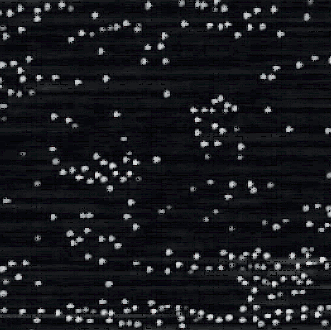
%> input picture day4_image_analysis/images/quantumdots.tif, 331 x 330 px
$ octave quantumdots.m   (GNU Octave 9; MATLAB toolbox functions it lacks are replaced by stand-ins)
%> lines starting %> are read from the running program, lines starting %| are printed output that depends on the picture; in (x1, y1, x2, y2) boxes, pixels count from 0 and x2, y2 are one past the last pixel; in counts of white or black regions, pixels touching at a corner belong together; the program's own positions count from 1
im = imread('quantumdots.tif');
%> im is the input picture: size 330x331x3 uint8; mean R, G, B 24.5, 25.6, 29.6
im = im(:,:,1);
%> im: size 330x331 uint8
imshow(im,[])
im = mat2gray(im);
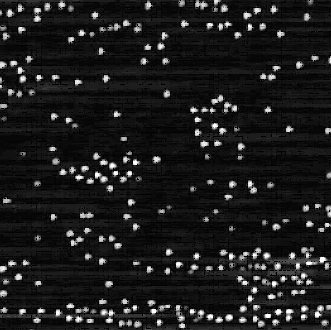
%> im: size 330x331 double; min 0, max 1, mean 0.114
t = graythresh(im);
%> t = 0.376
bw = im2bw(im,t);
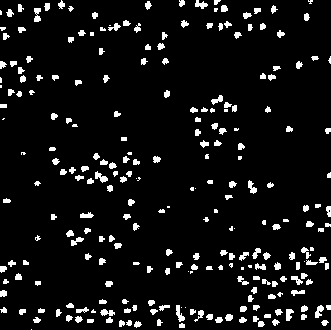
%> bw: size 330x331 logical; 7% white; 251 white regions (46 under 20 px), largest, box (x1, y1, x2, y2) and area: (176, 305, 185, 322) 79, (95, 171, 108, 183) 77, (34, 8, 41, 22) 73
figure; imshow(bw,[]);
bw2 = bwdist(imcomplement(bw));
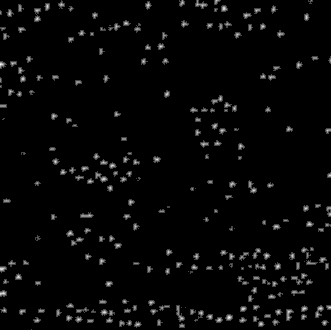
%> bw2: size 330x331 single; min 0, max 3.61, mean 0.0982; drawn with min black and max white
figure; imshow(bw2,[]);
bw3 = -bw2;
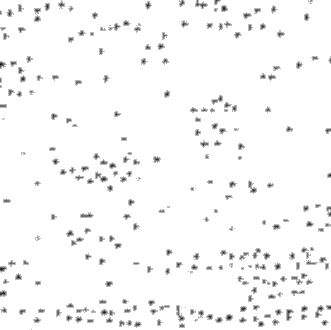
%> bw3: size 330x331 single; min -3.61, max 0, mean -0.0982; drawn with min black and max white
L = watershed(bw3);
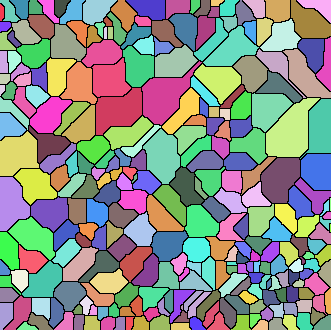
%> L: size 330x331 uint16; 282 distinct labels, from 0 to 281; one colour per label, 0 black
bw(L==0) = 0;
%> bw: size 330x331 logical; 7% white; 282 white regions (60 under 20 px), largest, box (x1, y1, x2, y2) and area: (225, 314, 233, 321) 45, (221, 5, 228, 12) 42, (200, 140, 209, 148) 42
figure; imshow(bw,[]);

$ run again, with day4_image_analysis/images/Goodone.tif copied over day4_image_analysis/images/quantumdots.tif
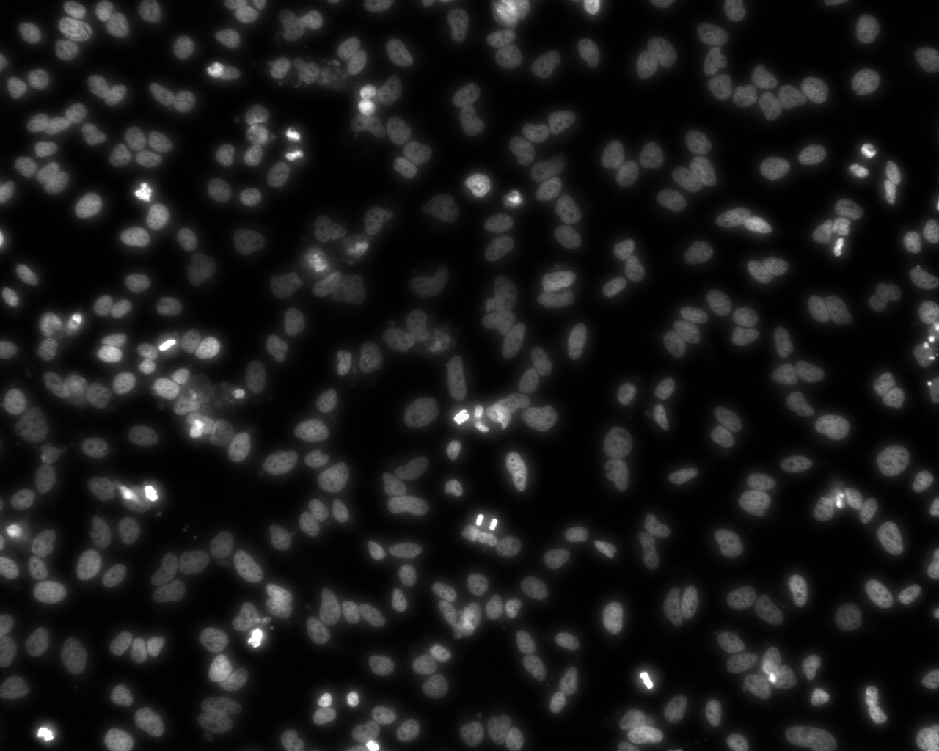
%> input picture day4_image_analysis/images/Goodone.tif, 939 x 751 px, shrunk from 1280 x 1024 before the run
%> im is the input picture: size 751x939 uint16; min 1511, max 65535, mean 8217
%> im: size 751x939 double
%> t = 0.18
%> `L = watershed(bw3);`:
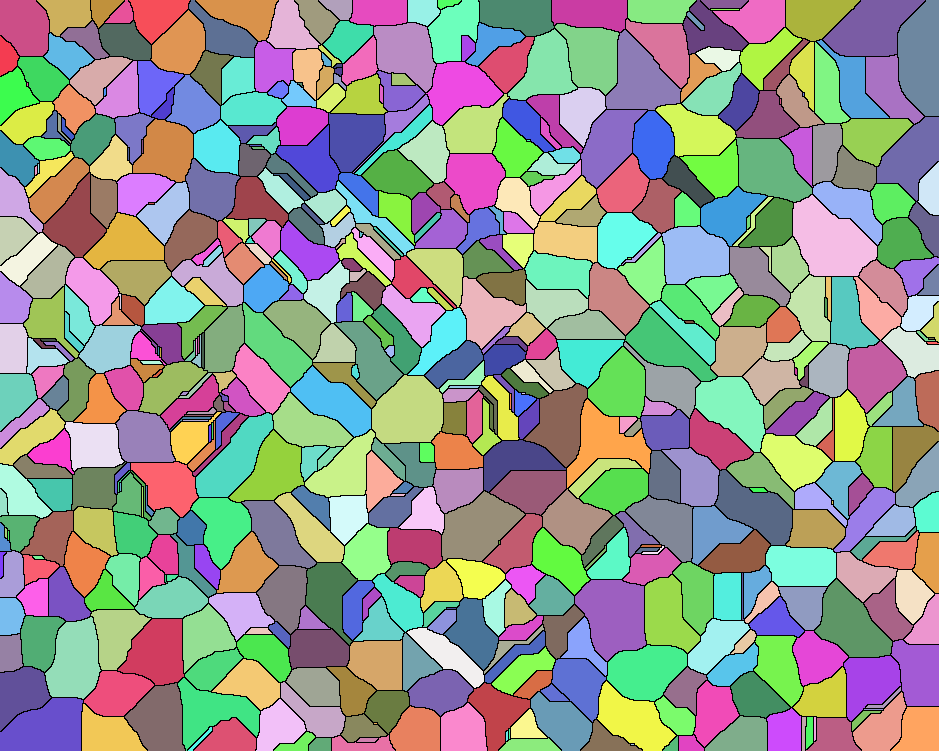
%> L: size 751x939 uint16; 602 distinct labels, from 0 to 601; one colour per label, 0 black
%> `bw(L==0) = 0;`:
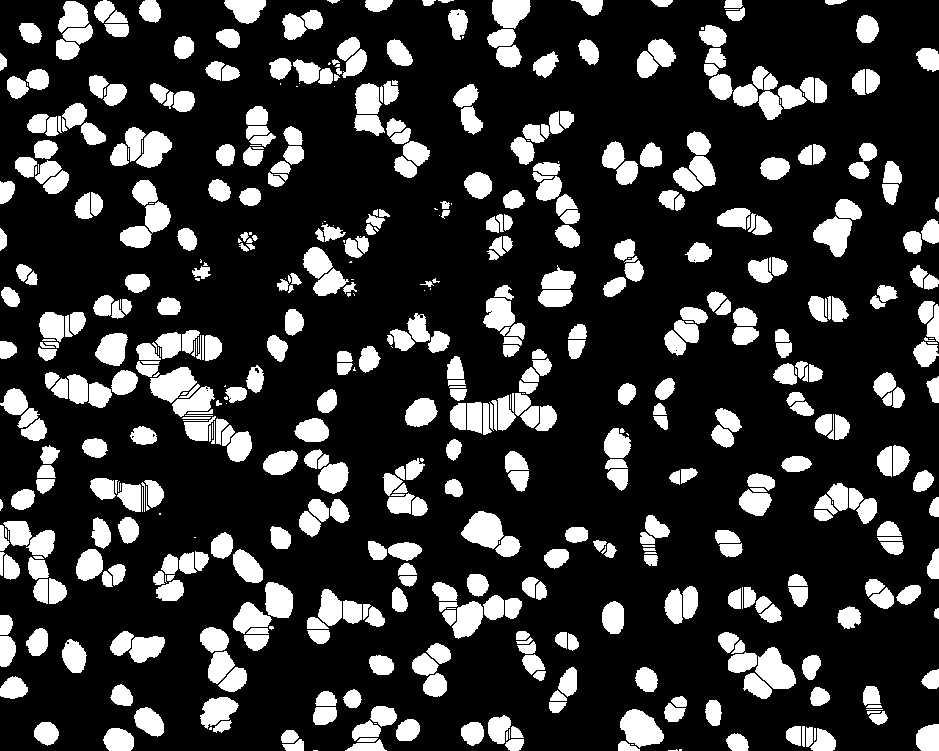
%> bw: size 751x939 logical; 20.9% white; 601 white regions (89 under 20 px), largest, box (x1, y1, x2, y2) and area: (620, 709, 664, 748) 1133, (461, 511, 504, 549) 1087, (755, 647, 796, 689) 1079

$ run again, with day4_image_analysis/images/Moon Phobos.tif copied over day4_image_analysis/images/quantumdots.tif
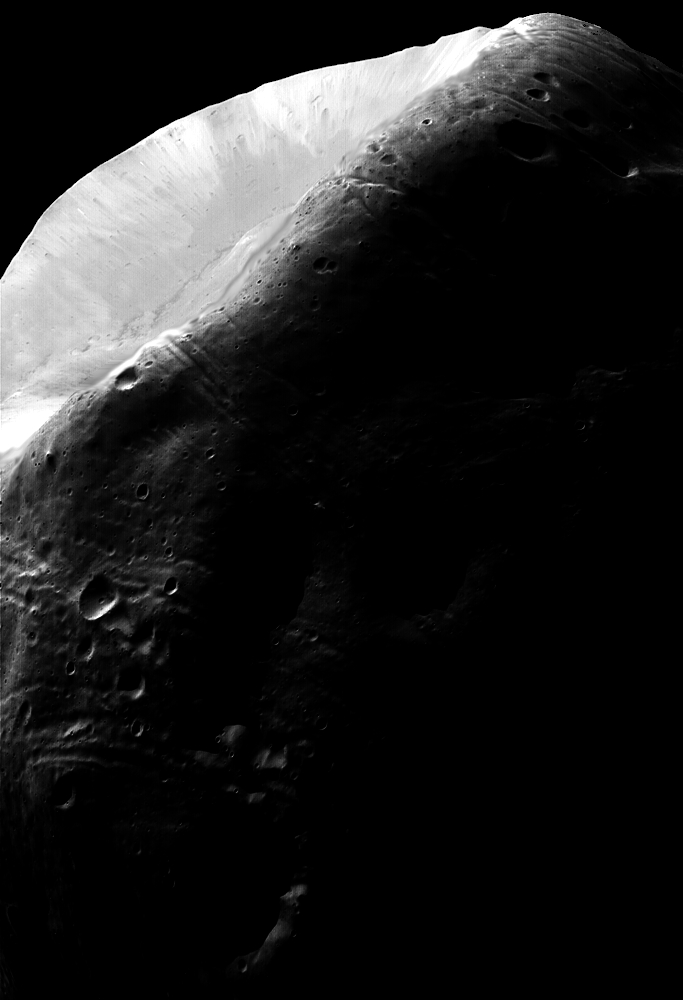
%> input picture day4_image_analysis/images/Moon Phobos.tif, 683 x 1000 px
%> im is the input picture: size 1000x683 uint8; min 0, max 255, mean 31.7
%> im: size 1000x683 double
%> t = 0.404
%> `L = watershed(bw3);`:
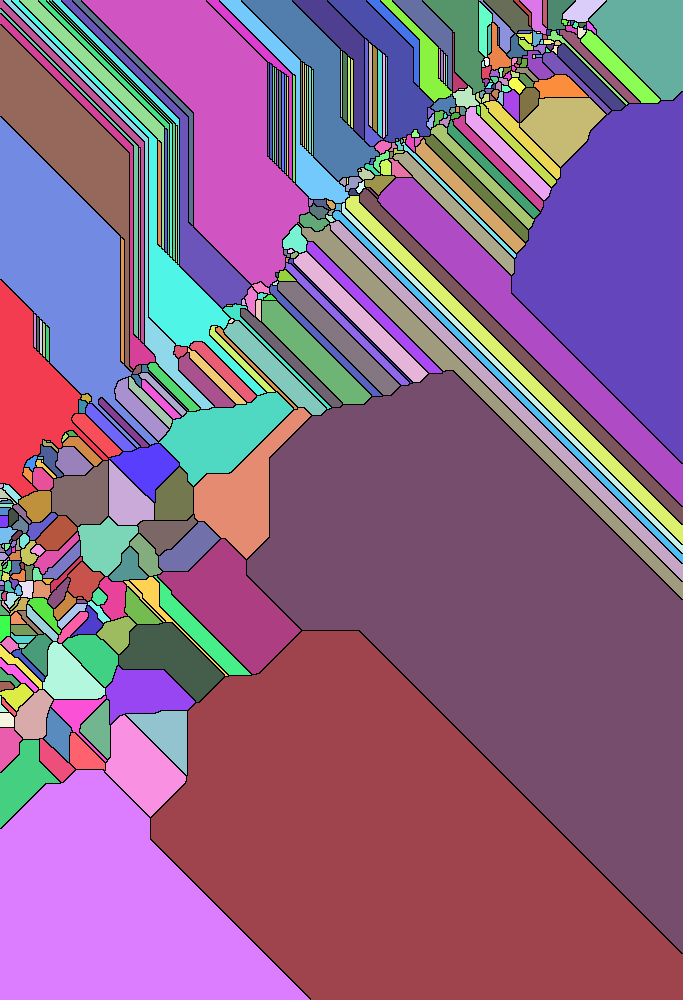
%> L: size 1000x683 uint16; 392 distinct labels, from 0 to 391; one colour per label, 0 black
%> `bw(L==0) = 0;`:
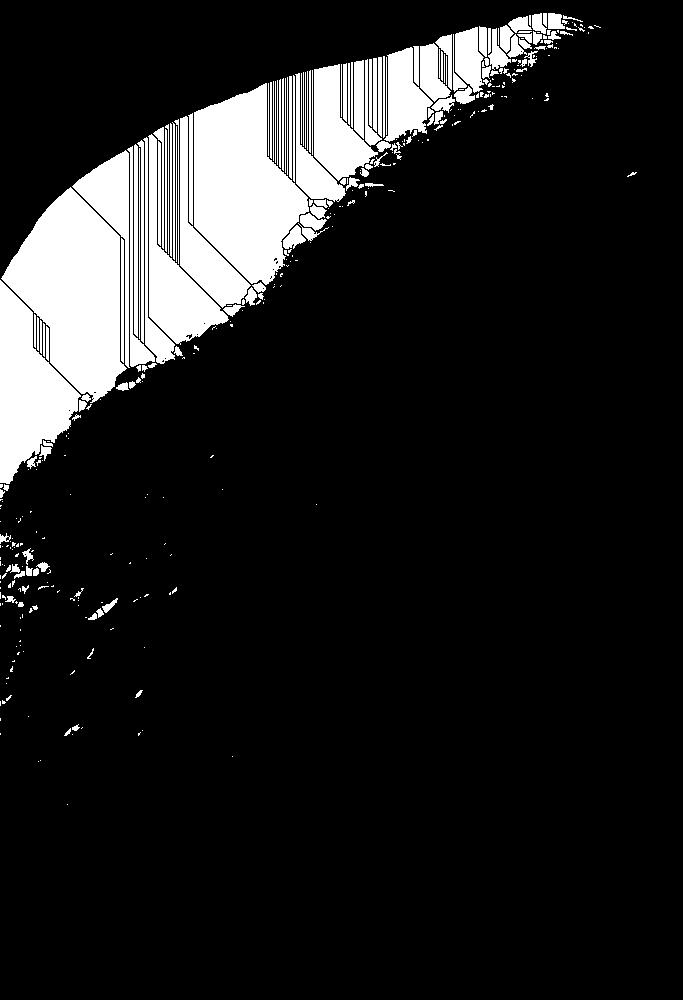
%> bw: size 1000x683 logical; 12.1% white; 393 white regions (239 under 20 px), largest, box (x1, y1, x2, y2) and area: (1, 187, 127, 403) 15659, (194, 83, 309, 285) 14629, (0, 280, 81, 484) 8730

$ run again, with day4_image_analysis/images/U2OS DAPI Taxol.tif copied over day4_image_analysis/images/quantumdots.tif
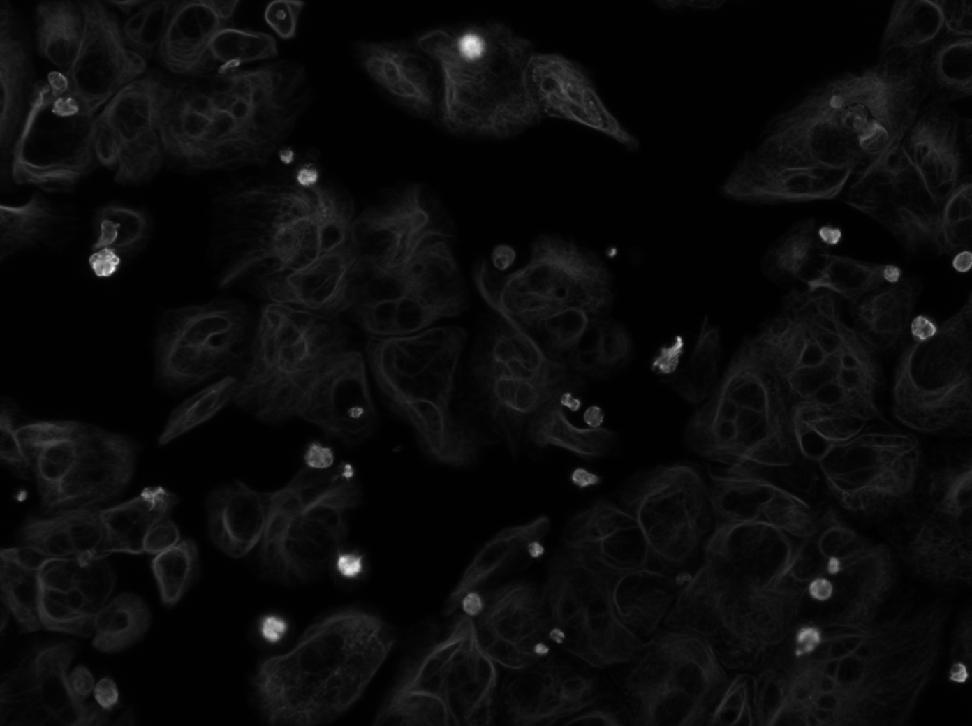
%> input picture day4_image_analysis/images/U2OS DAPI Taxol.tif, 972 x 726 px, shrunk from 1392 x 1040 before the run
%> im is the input picture: size 726x972 uint16; min 42, max 3221, mean 193.6
%> im: size 726x972 double
%> t = 0.0824
%> `L = watershed(bw3);`:
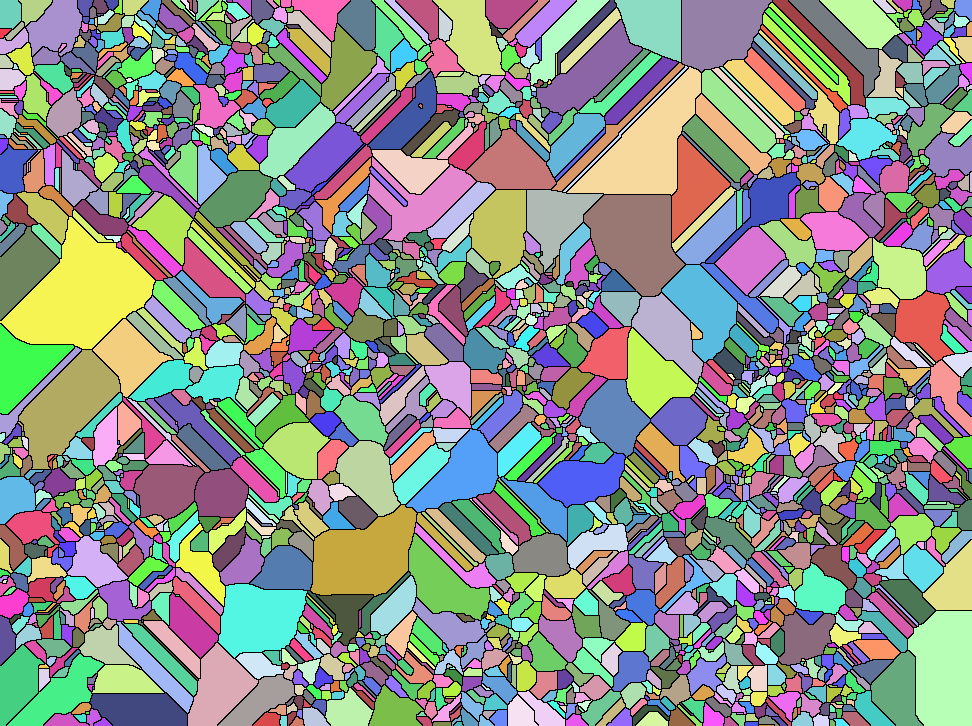
%> L: size 726x972 uint16; 2219 distinct labels, from 0 to 2218; one colour per label, 0 black
%> `bw(L==0) = 0;`:
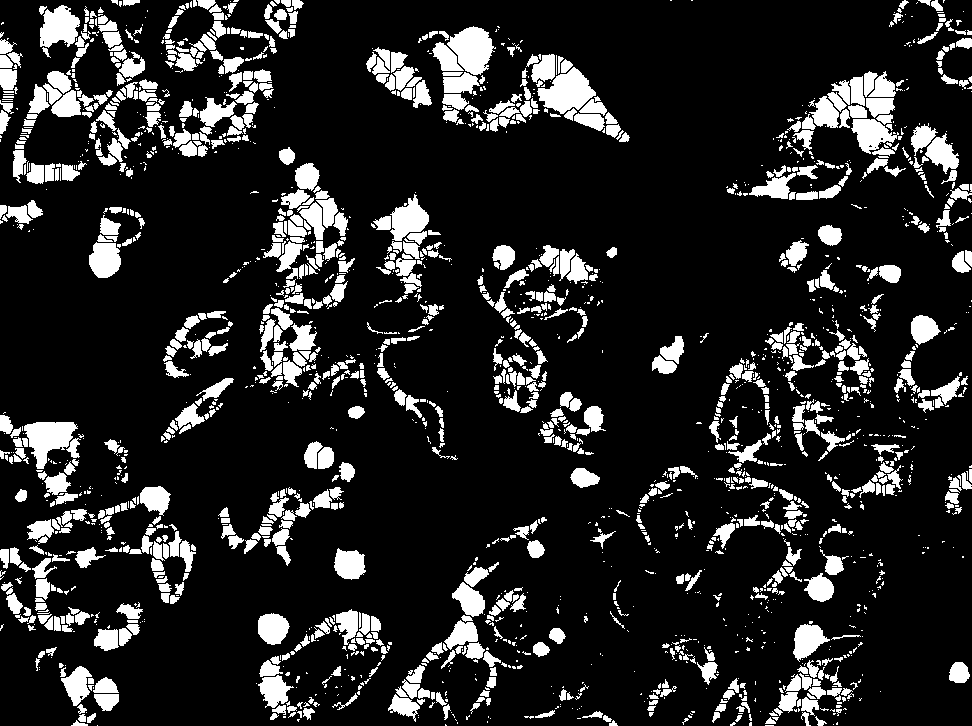
%> bw: size 726x972 logical; 15% white; 2226 white regions (1238 under 20 px), largest, box (x1, y1, x2, y2) and area: (537, 67, 596, 114) 1568, (447, 26, 496, 75) 1489, (24, 422, 78, 469) 1414
